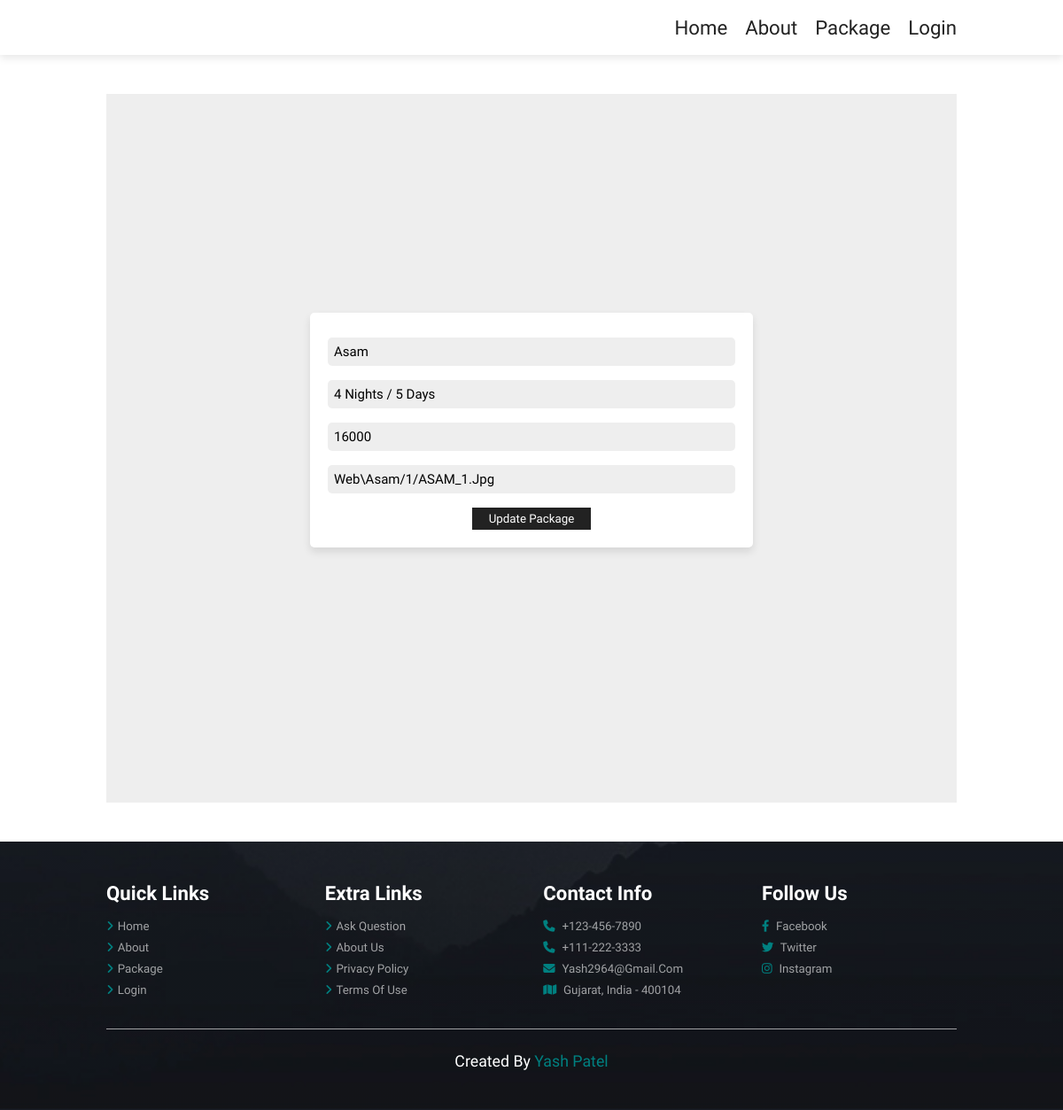
/form.php?package_id=1, run on the app's committed database.
### tables this page shows
CREATE TABLE `packa_table` (
  `package_id` int(11) NOT NULL,
  `package_name` varchar(300) NOT NULL,
  `day_night` varchar(30) NOT NULL,
  `price` int(20) NOT NULL,
  `image` varchar(150) NOT NULL,
  `state_id` int(11) NOT NULL
);

### form.php (the view, shortened to what this page needs)
<?php
$conn = mysqli_connect("localhost","root","","tour");
?>
<!DOCTYPE html>
<html>
<head>
     <link rel="stylesheet" href="https://cdn.jsdelivr.net/npm/swiper@8/swiper-bundle.min.css"/>
     <link rel="stylesheet" href="https://cdnjs.cloudflare.com/ajax/libs/font-awesome/6.2.1/css/all.min.css"/>
     <link rel="stylesheet" type="text/css" href="https://fontawesome.com/v4.7.0/icons">
	   <link rel="stylesheet" type="text/css" href="css/style.css">
</head>
<body>
<section class="header">
   <nav class="navbar">
       <a href="user_page.php">Home</a>
   	   <a href="about.php">About</a>
   	   <a href="package.php">Package</a>
   	   <a href="login.php">Login</a>
   </nav>
</section>
<section class="form">
	<div class="form-container">
<?php
$package_id = $_REQUEST['package_id'];
$qry = "Select * from packa_table where package_id=".$package_id;
$result = mysqli_query($conn,$qry);
while($row = mysqli_fetch_array($result)){
	?>
	<form method="post" action="procces_package.php">
          <input type="package_name" name="package_name" value="<?php echo $row['package_name'] ?>" >
          <input type="day_night" name="day_night" value="<?php echo $row['day_night'] ?>">
          <input type="price" name="price" value="<?php echo $row['price'] ?>">
          <input type="text" name="image" value="<?php echo $row['image'] ?>">
  <button type="submit" name="update" class="btn">Update package</button>
</form>
<?php
}
?>
</div>
</section>
<section class="footer">
  <div class="box-container">
      <div class="box">
      	<h3>quick links</h3>
          <a href="user_page.php"> <i class="fas fa-angle-right"></i>Home</a>
   	      <a href="about.php"> <i class="fas fa-angle-right"></i>About</a>
   	      <a href="package.php"> <i class="fas fa-angle-right"></i>Package</a>
   	      <a href="login.php"> <i class="fas fa-angle-right"></i>Login</a>
      </div>
      <div class="box">
      	<h3>extra links</h3>
          <a href="#"> <i class="fas fa-angle-right"></i>Ask question</a>
   	      <a href="#"> <i class="fas fa-angle-right"></i>About us</a>
   	      <a href="#"> <i class="fas fa-angle-right"></i>Privacy policy</a>
   	      <a href="#"> <i class="fas fa-angle-right"></i>terms of use</a>
      </div>
      <div class="box">
      	<h3>Contact info</h3>
          <a href="#"> <i class="fas fa-phone"></i> +123-456-7890</a>
   	      <a href="#"> <i class="fas fa-phone"></i> +111-222-3333</a>
   	      <a href="#"> <i class="fas fa-envelope"></i> yash2964@gmail.com</a>
   	      <a href="#"> <i class="fas fa-map"></i> Gujarat, India - 400104</a>
      </div>
      <div class="box">
      	<h3>follow us</h3>
          <a href="#"> <i class="fab fa-facebook-f"></i> facebook</a>
   	      <a href="#"> <i class="fab fa-twitter"></i> twitter</a>
   	      <a href="#"> <i class="fab fa-instagram"></i> instagram</a>
      </div>
 </div>
 <div class="credit"> Created by <span>Yash Patel</span></div>
</section>
</body>
</html>

### data on the page
packa_table: package_name "Asam", day_night "4 Nights / 5 Days", price "16000", image "web\\asam/1/ASAM_1.jpg"
